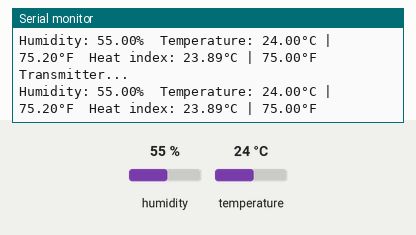
This sketch was run on a simulated Arduino Uno, built with avr-gcc and run on an emulated ATmega328P. On the bench: the last lines printed to the serial monitor. Inputs (shaded band) come from the test bench; at power-on: humidity 55 %, temperature 24 °C.

Above: at 5.8 s.
5.9 s: humidity set to 22 %
At 9.4 s:
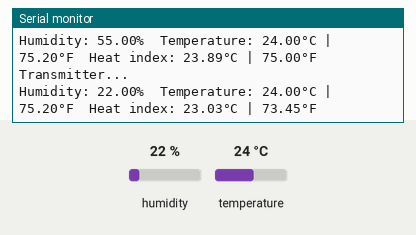
10.2 s: temperature set to 12 °C
At 12.5 s:
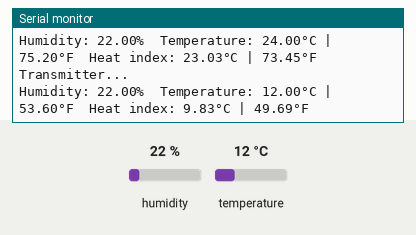
14.5 s: humidity set to 40 %
At 14.5 s:
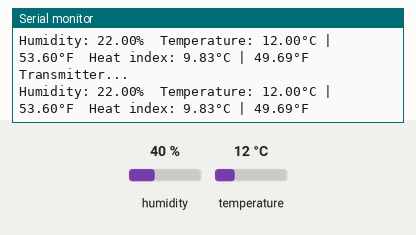
Timing chart, 0 to 17.5 s (numbered marks = the images above; inputs shaded):
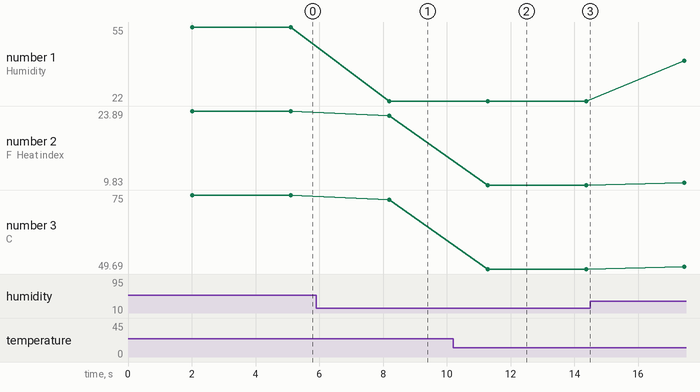

The sketch:

HC-12_Transmitter_with_DHT22.ino
```cpp
#include <DHT.h>              //DTH Library
#include <DHT_U.h>            //DTH Library

#define DHTPIN 6                    //what pin we're connected to DTH Sensor
#define DHTTYPE DHT22                //DHT 11

DHT dht(DHTPIN, DHTTYPE);            //DTH Object Declaration

#include <SoftwareSerial.h>

SoftwareSerial mySerial(3, 2); //TX RX


void setup() {
  dht.begin();
  Serial.begin(9600);
  mySerial.begin(9600);
}

void loop() {

  delay(2000);
  // Reading temperature or humidity takes about 250 milliseconds!
  // Sensor readings may also be up to 2 seconds 'old' (its a very slow sensor)

  // Read humidity
  float h = dht.readHumidity();
  // Read temperature as Celsius (the default)
  float t = dht.readTemperature();
  // Read temperature as Fahrenheit (isFahrenheit = true)
  float f = dht.readTemperature(true);

  // Check if any reads failed and exit early (to try again).
  if (isnan(h) || isnan(t) || isnan(f)) {
    Serial.println(F("Failed to read from DHT sensor!"));
    return;
  }

  // Compute heat index in Fahrenheit (the default)
  float hif = dht.computeHeatIndex(f, h);
  // Compute heat index in Celsius (isFahreheit = false)
  float hic = dht.computeHeatIndex(t, h, false);

  // Print DTH11 Values in Serial Monitor
  Serial.println("Transmitter...");
  Serial.print(F("Humidity: "));
  Serial.print(h);
  Serial.print(F("%  Temperature: "));
  Serial.print(t);
  Serial.print(F("°C | "));
  Serial.print(f);
  Serial.print(F("°F  Heat index: "));
  Serial.print(hic);
  Serial.print(F("°C | "));
  Serial.print(hif);
  Serial.println(F("°F"));


  //float example = 33.546600;
  //float example = 75.456912;
  String buf;
  buf += F("TC: ");
  buf += String(t, 2);
  buf += F(" TF: ");
  buf += String(f, 2);

  buf += F(" IC: ");
  buf += String(hic, 2);
  buf += F(" IF: ");
  buf += String(hif, 2);


  //Serial.println(buf);
  mySerial.println(buf);//send a string on button press
  delay(1000);//delay little for better serial communication


}
```

Measured:
- after the input at 5.9 s, the serial monitor: prints a new line after 2.3 s (image 1)
- after the input at 10.2 s, the serial monitor: prints a new line after 1.1 s (image 2)
- plotted number 1: 55 → 22 after the input at 5.9 s, 22 → 40 after the input at 14.5 s
- plotted number 2: 23.89 → 23.03 after the input at 5.9 s, 23.03 → 9.83 after the input at 10.2 s, 9.83 → 10.3 after the input at 14.5 s
- plotted number 3: 75 → 73.45 after the input at 5.9 s, 73.45 → 49.69 after the input at 10.2 s, 49.69 → 50.54 after the input at 14.5 s
